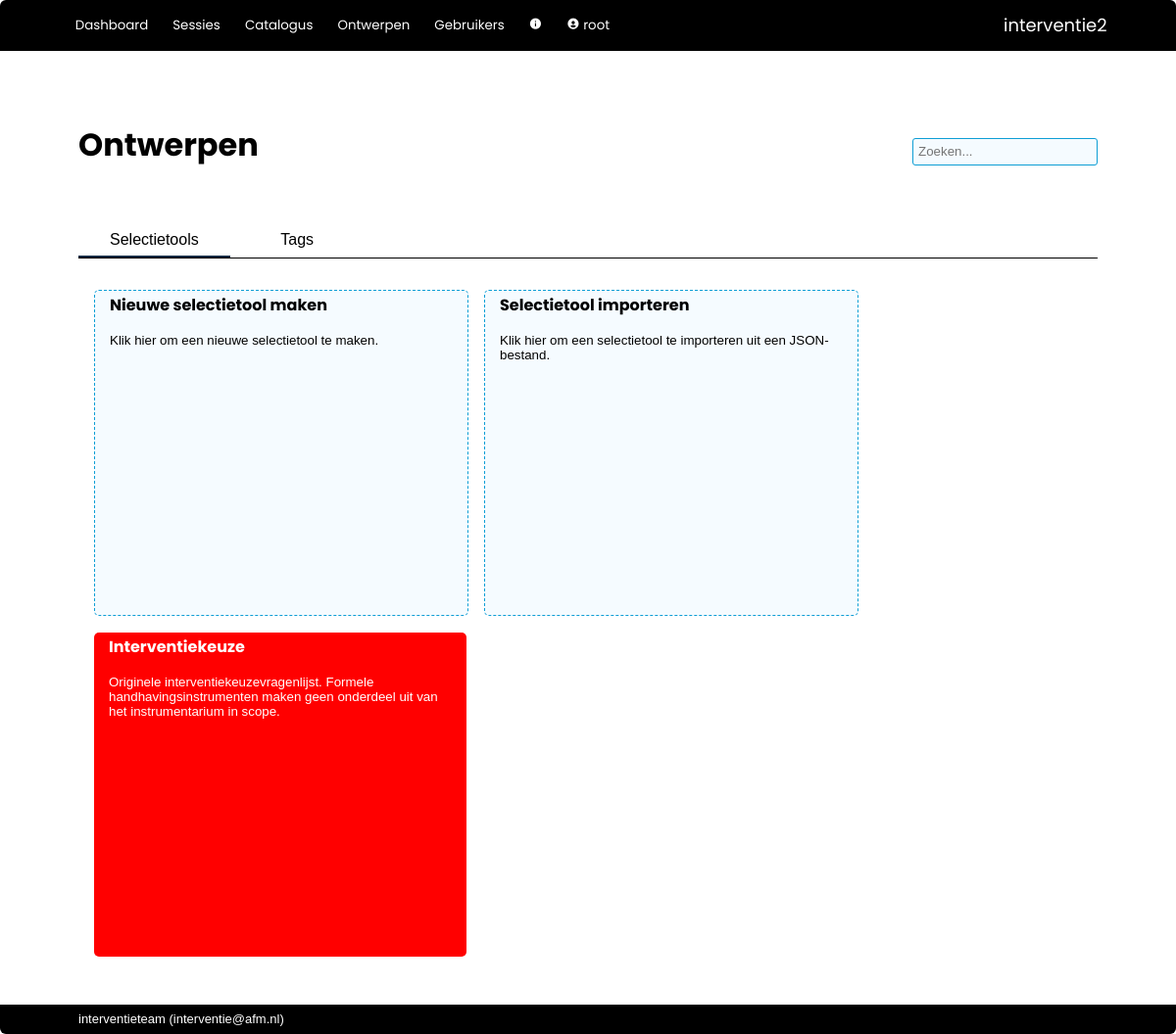
/tools/ (signed in), run on an earlier commit of the app's database.
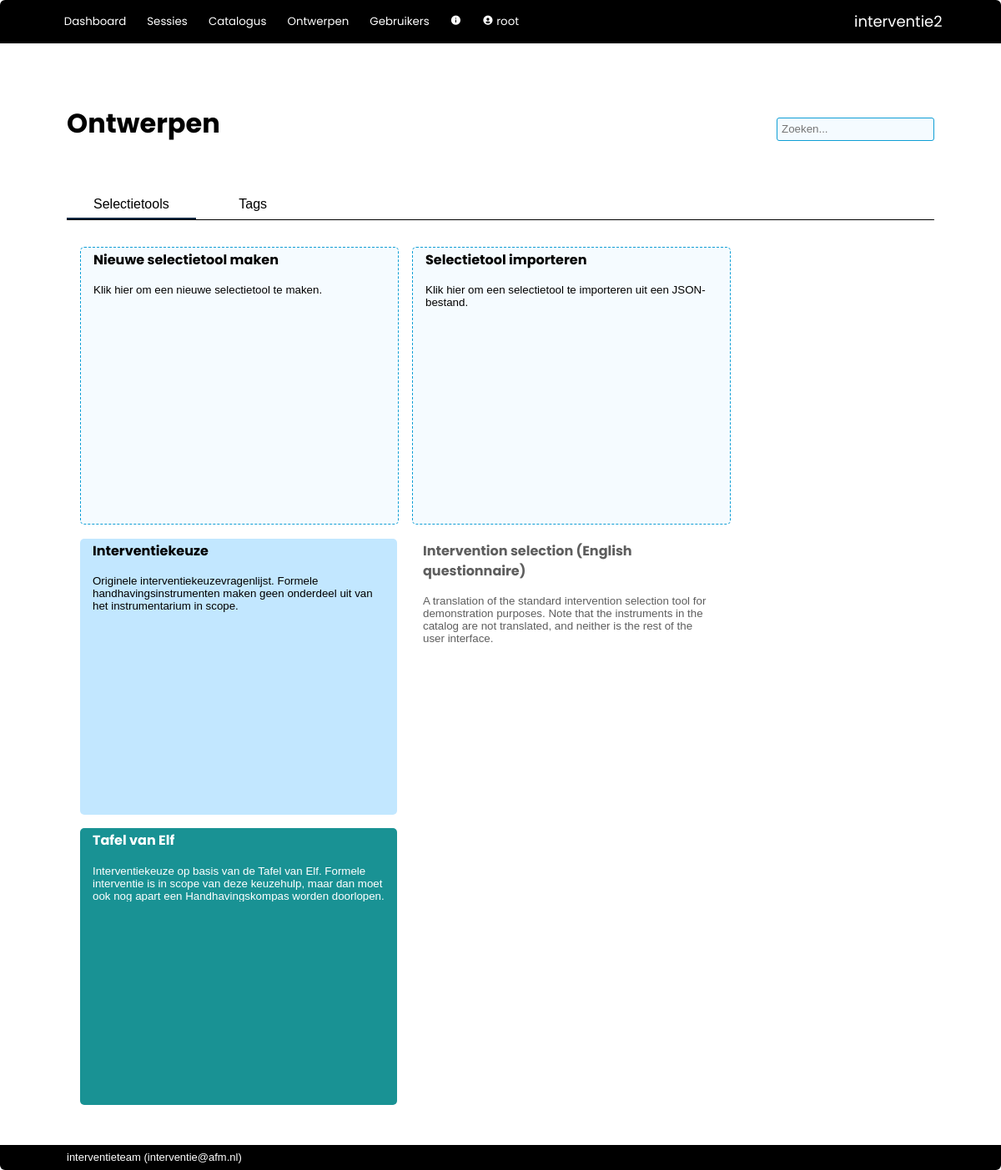
And on a later commit of the database.
### interventie2/models.py (models this page shows, shortened)
class User(db.Model, UserMixin):
    __tablename__ = 'users'
    id            = db.Column(db.Integer, primary_key=True)
    name          = db.Column(db.String(80), nullable=False, unique=True)
    password      = db.Column(db.String(200), nullable=False)
    role_id       = db.Column(db.Integer, db.ForeignKey('roles.id'), nullable=False, default=4) #references roles.id
    description   = db.Column(db.String(2000), nullable=False, default="")
    email         = db.Column(db.String(254))
    link          = db.Column(db.String(1000))
    active        = db.Column(db.Boolean, nullable=False, default=True)
    date_created  = db.Column(db.DateTime(timezone=True), server_default=func.now())
    last_seen     = db.Column(db.DateTime(timezone=True), server_default=func.now())
    role = relationship('Role')
    messages = relationship('Message', back_populates='recipient', foreign_keys="Message.recipient_id", cascade='all, delete-orphan')
    messages_sent = relationship('Message', back_populates='sender', foreign_keys="Message.sender_id")
    worksession = relationship('Worksession', back_populates='creator')
    plan = relationship('Plan', back_populates='creator')
    allowed_worksessions = relationship('Worksession', secondary='worksession_access', back_populates='allowed_users')
    owned_instruments = relationship('Instrument', back_populates='owner')
    def unread_messages(self):
        return sum(1 for message in self.messages if (message.unread) and (message.deliver_after.date() <= date.today()))
    def unread_message_alert(self):
        return self.unread_messages() > 0

class QuestionSet(db.Model):
    __tablename__ = 'question_sets'
    id            = db.Column(db.Integer, primary_key=True)
    name          = db.Column(db.String(500), nullable=False)
    description   = db.Column(db.String(2000), nullable=False, default="")
    owner_id      = db.Column(db.Integer, db.ForeignKey('users.id'), nullable=False) #references users.id
    date_created  = db.Column(db.DateTime(timezone=True), server_default=func.now())
    date_modified = db.Column(db.DateTime(timezone=True), server_default=func.now())
    default_process_id = db.Column(db.Integer, db.ForeignKey('processes.id'), nullable=False, default=1)
    default_instruments_visible = db.Column(db.Boolean, nullable=False, default=True)
    default_tags_visible = db.Column(db.Boolean, nullable=False, default=False)
    default_allow_weights = db.Column(db.Boolean, nullable=False, default=False)
    color         = db.Column(db.String(7))
    text_color    = db.Column(db.String(7))
    forbidden_tags = relationship('Tag', secondary='question_set_forbidden_tags')
    mandatory_tags = relationship('Tag', secondary='question_set_mandatory_tags')
    owner = relationship('User')
    default_process = relationship('Process')
    questions = relationship('Question', cascade='all, delete-orphan')
    worksessions = relationship('Worksession', back_populates='question_set', cascade='all, delete-orphan')

### interventie2/tools/routes.py (the view)
@tools.route('/', methods=['GET', 'POST'])
@login_required
def index():
    if not current_user.role.edit_questionnaire:
        return render_template('error/index.html', title='Onvoldoende rechten', message='Onvoldoende rechten om een tool te ontwerpen.')
    question_sets = QuestionSet.query.order_by()
    form = TagForm()
    tags = Tag.query.order_by(Tag.name)
    if form.validate_on_submit():
        tag = Tag(name = form.name.data)
        db.session.add(tag)
        db.session.commit()
        return redirect(url_for('catalog.tags'))
    elif request.method == 'GET':
        pass
    return render_template('tools/index.html', question_sets=question_sets, edit_catalog_allowed=current_user.role.edit_catalog, tags=tags, form=form)

### interventie2/forms.py
class TagForm(FlaskForm):
    name               = StringField('Naam', validators=[DataRequired(), Length(min=2, max=100)], render_kw={'size': 40})
    submit             = SubmitField('Tag opslaan')

### interventie2/models.py (called while the page is built)
@login_manager.user_loader
def load_user(user_id):
    return User.query.get(user_id)

### interventie2/tools/templates/tools/index.html (shortened to what this page needs)
{% extends 'base.html' %}
{% block page_title %}
    Ontwerpen
{% endblock %}
{% block tabs %}
    <div class="tab_bar">
        <button class="tablinks" onclick="switch_tab(event, 'st_all')" id="defaultOpen">Selectietools</button>
        <button class="tablinks" onclick="switch_tab(event, 'st_tags')" id="defaultOpen">Tags</button>
    </div>
{% endblock %}
{% block body %}
    <div id="st_all" class="tabcontent">
        <div class="card_area">
            <a href="{{ url_for('tools.edit_question_set') }}">
                <div class="card new">
                    <div class="card_title">
                        Nieuwe selectietool maken
                    </div>
                    <div class="card_description">
                        Klik hier om een nieuwe selectietool te maken.
                    </div>
                </div>
            </a>
            <a href="{{ url_for('tools.import_question_set') }}">
                <div class="card new">
                    <div class="card_title">
                        Selectietool importeren
                    </div>
                    <div class="card_description">
                        Klik hier om een selectietool te importeren uit een JSON-bestand.
                    </div>
                </div>
            </a>
            {% for question_set in question_sets | sort(attribute="name") %}
                <a href="{{url_for('tools.design_question_set', question_set_id=question_set.id)}}">
                    <div class="card" style="background-color:{{ question_set.color }}; color:{{ question_set.text_color }}">
                        <div class="card_title">
                            {{ question_set.name }}
                        </div>
                        <div class="card_description">
                            {{ question_set.description | escape | markdown }}
                        </div>
                    </div>
                </a>
            {% endfor %}
        </div>
    </div>
{% endblock %}

### interventie2/templates/base.html (shortened to what this page needs)
<!DOCTYPE html>
<html lang="en">
    <head>
        <link rel="stylesheet" href="{{ url_for('static', filename='css/styles.css')}}">
        <link href="https://unpkg.com/boxicons@2.1.2/css/boxicons.min.css" rel="stylesheet">
    </head>
    <body>
        {% import 'jinja_macros.html' as macro %}
        <header>
            <div class="logo">{{ config['APP_NAME'] }}</div>
            <div class="modes">
                {% if current_user.is_authenticated %}
                    <button>
                        <a href="{{ url_for('main.index') }}">Dashboard</a>
                    </button>
                    <button>
                        <a href="{{ url_for('main.worksessions') }}">Sessies</a>
                    </button>
                    <button>
                        <a href="{{ url_for('catalog.index') }}">Catalogus</a>
                    </button>
                    {% if current_user.role.edit_questionnaire %}
                        <button>
                            <a href="{{ url_for('tools.index') }}">Ontwerpen</a>
                        </button>
                    {% endif %}
                    {% if current_user.role.edit_users %}
                        <button>
                            <a href="{{ url_for('admin.index') }}">Gebruikers</a>
                        </button>
                    {% endif %}
                    {% if current_user.role.see_app_info %}
                        <button>
                            <a href="{{ url_for('admin.info') }}"><i class='bx bxs-info-circle'></i></a>
                        </button>
                    {% endif %}
                    <button>
                        <a href="{{ url_for('admin.user', id=current_user.id) }}"><i class='bx bxs-user-circle'></i>
                            {{ current_user.name }}
                        </a>
                    </button>
                {% else %}
                    <button>
                        <a href="{{ url_for('main.login') }}">Login</a>
                    </button>
                {% endif %}
            </div>
        </header>
        <nav>
            <div class="title">{% block page_title %}{% endblock %}</div>
            {% if current_user.is_authenticated %}
                <form action="/analysis/search" method="get" class="search">
                    <input id="search" type="search"  name="q" value="{{ request.args.get('q') or '' }}" placeholder="Zoeken...">
                </form>
            {% endif %}
            <div class="tabs">{% block tabs %}{% endblock %}</div>
        </nav>
        <main>
            <section>{% block body %}{% endblock %}</section>
        </main>
        <footer>{{ config['MAINTAINER'] }} (<a href="mailto:{{ config['MAINTAINER_EMAIL'] }}">{{ config['MAINTAINER_EMAIL'] }}</a>)</footer>
    </body>
</html>

### interventie2/static/css/styles.css (style rules this page uses)
:root { --dark-blue: #0f2841; --light-blue: #0e9ed5; --green: #3b7d23; --highlight: #195fa6; --mid-grey: #0e9ed5; --object: #f5fbff; --alert: red; --button-bg: #176cc2; --button-fg: white; }
html, body { font-family: sans-serif; line-height: 1.5em; padding: 0px; margin: 0px; }
p { padding-top: 0 !important; padding-bottom: 0 !important; margin-top: 0px; margin-bottom: 0px; }
a { color: inherit; text-decoration: none; }
button { border: 1px solid var(--mid-grey); background-color: var(--button-bg); color: var(--button-fg); min-height: 2.2em; border-radius: 3px; min-width: 7rem; margin-bottom: 2px; }
button a { text-decoration: none; }
input { border: none; background-color: white;; border: 1px solid var(--mid-grey); font-size: inherit; min-height: 1.7rem; margin-bottom: 2px; }
body { display: grid; height: 100vh; grid-template-rows: min-content min-content auto min-content; grid-template-areas: "header" "nav" "main" "footer"; }
header { grid-area: header; background-color: black; display: grid; grid-template-columns: auto min-content; grid-template-rows: auto; grid-template-areas: "modes logo"; color: white; border-radius: 6px 6px 0px 0px; align-items: center; padding: 0.6rem 4.4rem; font-family: "Poppins", sans-serif; }
header a { text-decoration: none; }
.logo { grid-area: logo; font-size: large; }
.modes { grid-area: modes; padding: 0px; margin: 0px; }
.modes button { background: inherit; outline: none; cursor: pointer; padding: 0.4rem 0.4rem; margin: 0 0.5rem 0 0; border: none; border-radius: 0px; color: white; font-family: "Poppins", sans-serif; font-size: smaller; min-width: 0; }
.modes a { text-decoration: none; }
nav { grid-area: nav; display: grid; grid-template-columns: 1fr auto; grid-template-areas: "title search" "steps steps" "tabs tabs "; align-items: center; margin: 5rem 5rem 1rem 5rem; }
.title { grid-area: title; font-family: "Poppins", sans-serif; color: black; font-size: xx-large; font-weight: bold; padding: 0 0 1rem 0; line-height: 1em; }
.search { grid-area: search; display: flex; align-items: center; text-decoration: none; border: none; }
.search input { border: none; background-color: var(--object); border: 1px solid var(--mid-grey); border-radius: 3px; padding: 5px; font-size: smaller; height: 1.7rem; }
.tabs { grid-area: tabs; display: flex; padding-top: 3rem; overflow: hidden; font-size: inherit; border-bottom: 1px solid black; }
.tabs button { background: inherit; color: black; outline: none; cursor: pointer; padding: 0rem 2rem 0rem 2rem; margin: 0 0.5rem 0 0; border: none; border-radius: 0px; font-size: inherit; width: auto; border-bottom: solid 2px white; }
.tabs button.active_tab { border-bottom: solid 2px var(--dark-blue); }
main { grid-area: main; padding: 1rem 5rem; display: grid; grid-template-columns: min-content 3fr; grid-template-areas: "aside section "; overflow-y: scroll; }
section { grid-area: section; padding: 0; margin-left: 1rem; margin-right: 1rem; }
footer { grid-area: footer; background-color: black; border-radius: 0px 0px 6px 6px; color: white; align-items: center; padding: 0.2rem 5rem; font-size: small; }
.card_area { display: flex; flex-flow: row wrap; gap: 1rem; padding-bottom: 2rem; }
.tabcontent { width: 100%; }
.card { width: 350px; height: 325px; background-color: var(--object); color: black; border-radius: 5px; padding: 0.2em 15px 0.2em 15px; overflow: hidden; scrollbar-width: none; animation: fadeInAnimation ease 0.7s; animation-iteration-count: 1; animation-fill-mode: forwards; }
.card.new { border: 1px dashed var(--mid-grey); }
.card_title { font-family: "Poppins", sans-serif; font-weight: bold; padding-bottom: 1rem; }
.card_description { overflow: hidden; scrollbar-width: none; font-size: smaller; line-height: normal; }
.card_area a { text-decoration: none; }

What changed in the data, as far as the page shows it:
changed QuestionSet "Interventiekeuze": color "#ff0000" → "#c2e7ff" (drawn)
added QuestionSet: name "Intervention selection (English questionnaire)", description "A translation of the standard intervention selection tool for demonstration purposes. Note that the instruments in the catalog are not translated, and neither is the rest of the user interface.", text_color "#5e5e5e" (drawn)
added QuestionSet: name "Tafel van Elf", description "Interventiekeuze op basis van de Tafel van Elf. Formele interventie is in scope van deze keuzehulp, maar dan moet ook nog apart een Handhavingskompas worden doorlopen."
